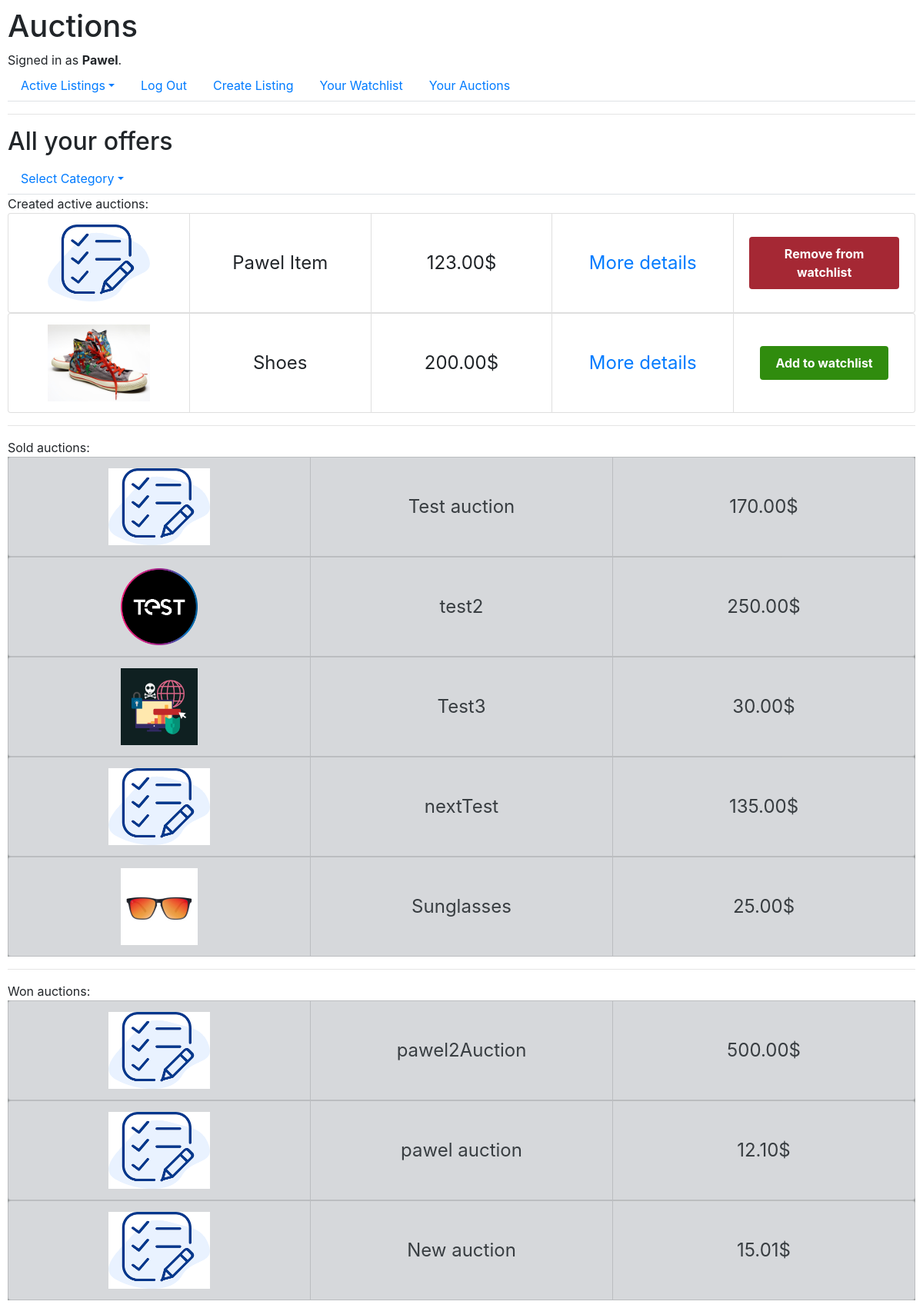
Screenshot of /Pawel/offers (signed in) with the database file from the repository.
### auctions/models.py (models this page shows, shortened)
class User(AbstractUser):
    def __str__(self):
        return f"{self.username}"

class Auction(models.Model):
    title = models.CharField(max_length=64)
    description = models.CharField(max_length=300)
    current_bid = models.DecimalField(max_digits=15, decimal_places=2)
    created_date = models.DateTimeField(auto_now_add=True)
    image = models.ImageField(upload_to="images/auctions/", default=get_default_image_path)
    category = models.ForeignKey(Category, on_delete=models.CASCADE, related_name="auctionCategory")
    author = models.ForeignKey(User, on_delete=models.CASCADE, related_name="auctionAutor")
    is_active = models.BooleanField(default=True)
    winner = models.ForeignKey(User, on_delete=models.CASCADE, null=True, default = None, related_name="auctionBuyer")
    confirmed = models.BooleanField(default=False)

### auctions/views.py (the view)
# urls.py: path("<str:user>/offers", views.user_offers, name="user_offers"),
@login_required
def user_offers(request, user, category_id=0):
    user = request.user
    listings = Auction.objects.filter(author=user, is_active = True)
    notactive_listings = Auction.objects.filter(author=user, is_active = False)
    won_listings = Auction.objects.filter(winner = user)
    winner_auctions = Auction.objects.filter(confirmed = False, winner =  user)
    clicked = []
    categories = Category.objects.all()
    if category_id:
        listings = listings.filter(category_id=category_id)
        won_listings = won_listings.filter(category_id=category_id)
        category_name = Category.objects.get(id= category_id).name
    else:
        category_name = "All"
    watchlist, created = WatchList.objects.get_or_create(user=user)
    clicked = [offer.id for offer in watchlist.offer.all()]
    return render(request, "auctions/offers.html",{
        "createdlistings": listings,
        "wonlistings": won_listings,
        "clicked": clicked,
        "categories": categories,
        "category": category_name,
        "winner_auctions": winner_auctions,
        "notactive_listings": notactive_listings
    })

### auctions/templates/auctions/offers.html (shortened to what this page needs)
{% extends "auctions/layout.html" %}
{% block body %}
    <h2>{{category}} your offers</h2>
    <ul class="nav nav-tabs">
        <li class="nav-item dropdown">
            <a class="nav-link dropdown-toggle" data-bs-toggle="dropdown" href="{% url 'index' %}" role="button" aria-expanded="false">Select Category</a>
        </li>
    </ul>
    Created active auctions:
    {% for listing in createdlistings %}
        {% include "auctions/activeListing.html" %}
    {% endfor %}
    <hr>
    Sold auctions:
    {% for listing in notactive_listings %}
        {% include "auctions/nonActiveListing.html" %}
    {% endfor %}
    <hr>
    Won auctions:
    {% for listing in wonlistings %}
        {% include "auctions/nonActiveListing.html" %}
    {% endfor %}
{% endblock %}

### auctions/templates/auctions/layout.html (shortened to what this page needs)
{% load static %}
<!DOCTYPE html>
<html lang="en">
    <head>
        <link rel="stylesheet" href="https://stackpath.bootstrapcdn.com/bootstrap/4.4.1/css/bootstrap.min.css">
        <link href="{% static 'auctions/styles.css' %}" rel="stylesheet">
    </head>
    <body>
        <h1>Auctions</h1>
        <div>
            {% if user.is_authenticated %}
                Signed in as <strong>{{ user.username }}</strong>.
            {% else %}
                Not signed in.
            {% endif %}
        </div>
        <ul class="nav nav-tabs">
            <li class="nav-item dropdown">
                <a class="nav-link dropdown-toggle" data-bs-toggle="dropdown" href="{% url 'index' %}" role="button" aria-expanded="false">Active Listings</a>
            </li>
            {% if user.is_authenticated %}
                <li class="nav-item">
                    <a class="nav-link" href="{% url 'logout' %}">Log Out</a>
                </li>
                <li class="nav-item">
                    <a class="nav-link" href="{% url 'addListing' %}">Create Listing</a>
                </li>
                <li class="nav-item">
                    <a class="nav-link" href="{% url 'watchlist' %}">Your Watchlist</a>
                </li>
                <li class="nav-item">
                    <a class="nav-link" href="{% url 'user_offers' user.username %}">Your Auctions</a>
                </li>
            {% endif %}
        </ul>
        <hr>
        {% block body %}
        {% endblock %}
    </body>
</html>

### auctions/templates/auctions/activeListing.html (shortened to what this page needs)
<div class="product">
    <ul class="list-group list-group-horizontal">
        <li class="list-group-item"><img src="{{ listing.image.url }}" alt="Obrazek"></li>
        <li class="list-group-item">{{ listing.title }}</li>
        <li class="list-group-item">{{ listing.current_bid }}$</li>
        <li class="list-group-item"><a href="{% url 'product' listing.id %}">More details</a></li>
        {% if user.is_authenticated %}
        <li class="list-group-item">
            <form method="post" action="{% url 'add_to_watchlist' listing.id %}">
                <button type="submit" class="{% if listing.id in clicked %}buttonChecked{% else %}buttonNotChecked{% endif %}">
                    {% if listing.id in clicked %}Remove from watchlist{% else %}Add to watchlist{% endif %}
                </button>
            </form>
        </li>
        {% endif %}
    </ul>
</div>

### auctions/templates/auctions/nonActiveListing.html
<div class="product" style="background-color: rgb(150, 154, 154);">
    <ul class="list-group list-group-horizontal">
        <li class="list-group-item list-group-item-secondary"><img src="{{ listing.image.url }}" alt="Obrazek"></li>
        <li class="list-group-item list-group-item-secondary">{{ listing.title }}</li>
        <li class="list-group-item list-group-item-secondary">{{ listing.current_bid }}$</li>
    </ul>
</div>

### auctions/static/auctions/styles.css (style rules this page uses)
body { padding: 10px; }
.list-group-item img { height: 100px; max-width: 100%; }
.product { list-style: none; padding: 0; margin: 0; display: flex; justify-content: center; align-items: center; }
.list-group { display: flex; justify-content: center; align-items: stretch; width: 100%; height: 130px; }
.list-group-item { flex: 1; display: flex; flex-direction: column; justify-content: center; align-items: center; text-align: center; font-size: x-large; }
.buttonNotChecked { display: inline-block; padding: 10px 20px; background-color: #308c0e; color: white; font-size: 16px; font-weight: bold; text-decoration: none; border-radius: 4px; border: none; transition: background-color 0.3s ease; }
.buttonChecked { display: inline-block; padding: 10px 20px; background-color: #a52834; color: white; font-size: 16px; font-weight: bold; text-decoration: none; border-radius: 4px; border: none; }

### rows the page displays
User: username "Pawel"
Auction: image (placeholder picture), title "Pawel Item", current_bid "123.00", shows "Remove from watchlist"
Auction: image (picture), title "Shoes", current_bid "200.00", shows "Add to watchlist"
Auction: image (picture), title "Test auction", current_bid "170.00"
Auction: image (picture), title "test2", current_bid "250.00"
Auction: image (picture), title "Test3", current_bid "30.00"
Auction: image (placeholder picture), title "nextTest", current_bid "135.00"
Auction: image (picture), title "Sunglasses", current_bid "25.00"
Auction: image (placeholder picture), title "pawel2Auction", current_bid "500.00"
Auction: image (placeholder picture), title "pawel auction", current_bid "12.10"
Auction: image (placeholder picture), title "New auction", current_bid "15.01"

### other values shown
{{ category }} "All"
